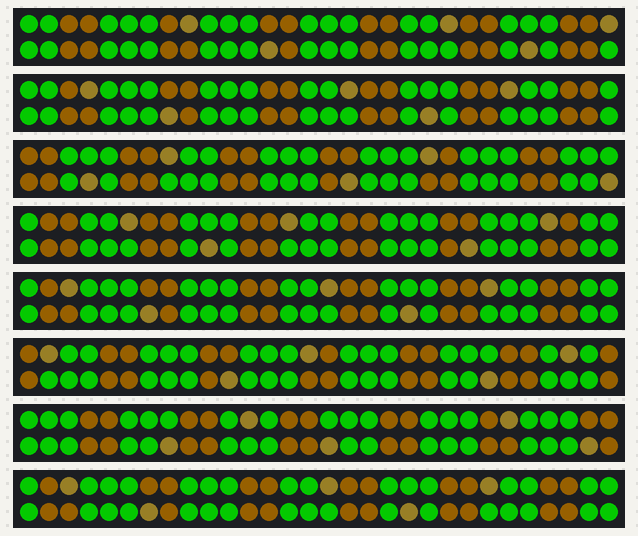
Simulated run of this sketch. Board: ESP32. On the bench: 8 × 60 RGB LEDs in strip order, left to right, continuing on the next row. Dim RGB values are drawn brighter than linear; random numbers use the default seed unless the sketch sets one.

Above: at 0.1 s.
At 11.03 s:
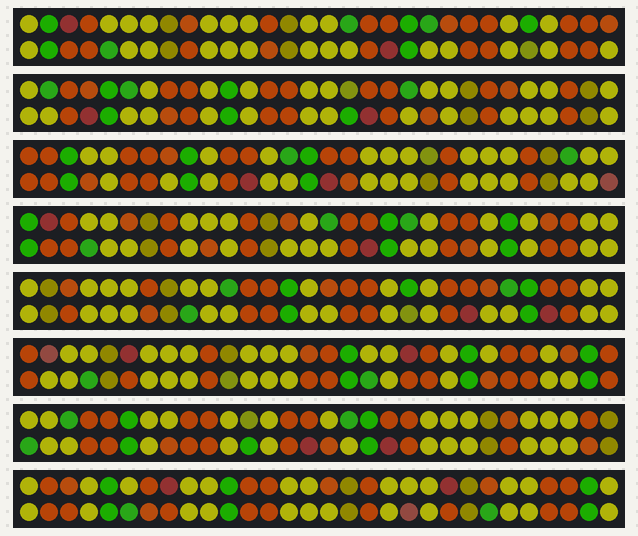
At 16.8 s:
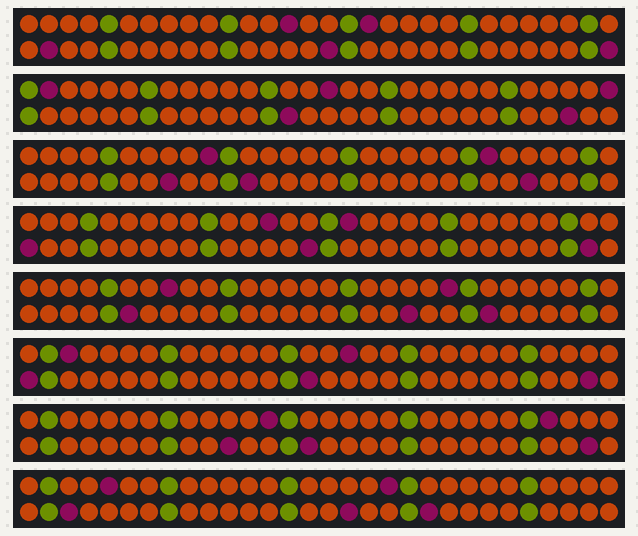
At 21.97 s:
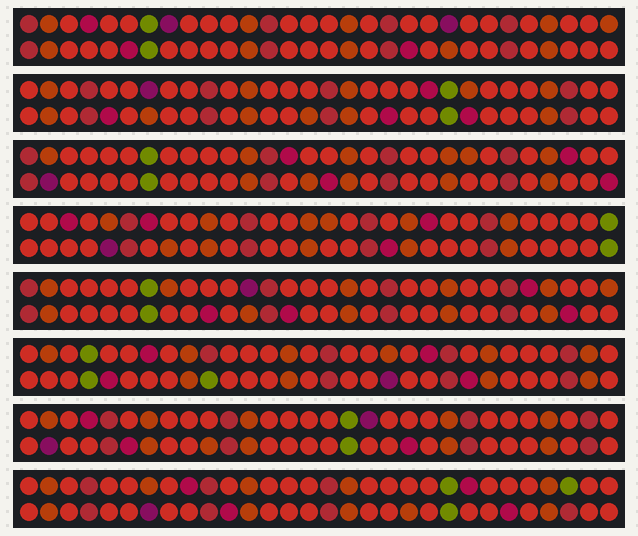
At 25.01 s:
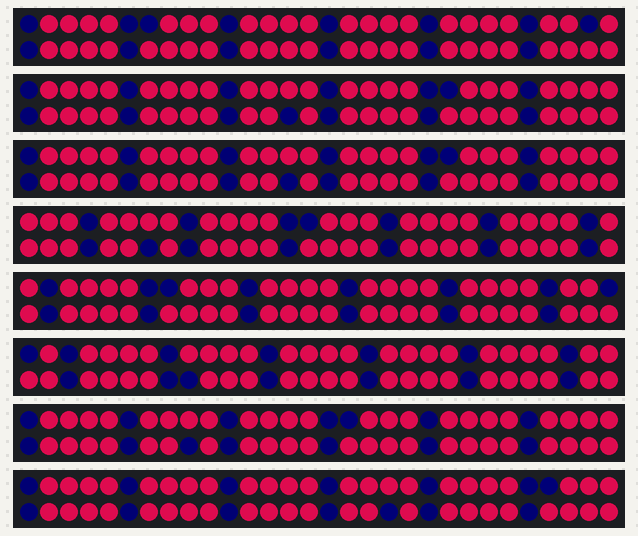
At 33.52 s:
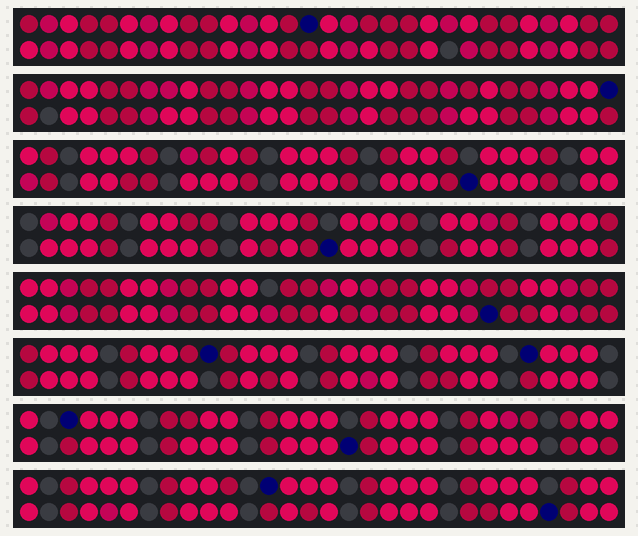

The sketch:

octocap.ino
```cpp
#include "src/octocap.h"

void setup() {
	pinMode(LED_S1, OUTPUT);
	pinMode(LED_S2, OUTPUT);
	pinMode(LED_S3, OUTPUT);
	pinMode(LED_S4, OUTPUT);
	pinMode(LED_S5, OUTPUT);
	pinMode(LED_S6, OUTPUT);
	pinMode(LED_S7, OUTPUT);
	pinMode(LED_S8, OUTPUT);

	FastLED.addLeds<WS2812B, LED_S1, GRB>(frame_buffer + NumLedsPerTentacle * 0, NumLedsPerTentacle);
	FastLED.addLeds<WS2812B, LED_S2, GRB>(frame_buffer + NumLedsPerTentacle * 1, NumLedsPerTentacle);
	FastLED.addLeds<WS2812B, LED_S3, GRB>(frame_buffer + NumLedsPerTentacle * 2, NumLedsPerTentacle);
	FastLED.addLeds<WS2812B, LED_S4, GRB>(frame_buffer + NumLedsPerTentacle * 3, NumLedsPerTentacle);
	FastLED.addLeds<WS2812B, LED_S5, GRB>(frame_buffer + NumLedsPerTentacle * 4, NumLedsPerTentacle);
	FastLED.addLeds<WS2812B, LED_S6, GRB>(frame_buffer + NumLedsPerTentacle * 5, NumLedsPerTentacle);
	FastLED.addLeds<WS2812B, LED_S7, GRB>(frame_buffer + NumLedsPerTentacle * 6, NumLedsPerTentacle);
	FastLED.addLeds<WS2812B, LED_S8, GRB>(frame_buffer + NumLedsPerTentacle * 7, NumLedsPerTentacle);
	display.reset();
}

void loop() {
	animator.wait_for_frame();
	animator.tick();
	display.render();
	FastLED.show();
}
```

animator.cpp
```cpp
#include "octocap.h"


CRGB frame_buffer[NumLedsInMantle + NumLedsInTentacles];

Animator::Animator()
{
}

void Animator::wait_for_frame()
{
	auto time = _time;
	while (time - _prev_time < FramePeriodInMs)
	{
		time = millis();
	}
}

void Animator::tick()
{
	_prev_time = _time;
	_time = millis();

	display.animate(_time - _prev_time);
}

Animator animator;
```

display.cpp
```cpp
#include "octocap.h"

Display::Display()
: _octopus{}
{
}

void Display::reset()
{
    _octopus.reset();
	for (unsigned int b = 0; b < sizeof(frame_buffer) / sizeof(frame_buffer[0]); ++b)
	{
		frame_buffer[b] = CRGB(0, 0, 0);
	}
}

void Display::animate(long ticks)
{
    _octopus.animate(ticks);
}

void Display::render()
{
    _octopus.render();
}

Display display;
```

crawling_stripe.cpp
```cpp
#include "../octopus.h"
#include "crawling_stripe.h"

#ifndef ARDUINO
#include <ostream>
#endif

CrawlingStripe::CrawlingStripe(Octopus * octopus)
: OctopusEffect(octopus)
{
}


CrawlingStripe::~CrawlingStripe()
{
}

void CrawlingStripe::reset()
{
    // determine offsets for each tentacle
	for (int i = 0; i < NumTentacles; ++i)
    {
        tentacleOffsets_[i] = random(NumLedsPerTentacle * 1024);
    }

    int crawlingUpOrDown = 1 - 2 * random(2);
    crawlingSpeed_ = 10 + random(40) * crawlingUpOrDown;

    baseLength_ = 3 + random(3);
    stripeLength_ = 1 + random(2);
    accentPitch_ = 12 + random(12);

    // determine colors and speeds
    baseColor_ = makeRandomColor();
    stripeColor_ = makeRandomColor(baseColor_);
    accentColor_ = makeRandomColor(baseColor_);
}

void CrawlingStripe::animate(long ticks)
{
    int crawl = ticks * crawlingSpeed_;
	for (int i = 0; i < NumTentacles; ++i)
    {
        tentacleOffsets_[i] += crawl;
        tentacleOffsets_[i] = (tentacleOffsets_[i] + NumLedsPerTentacle * 1024) % (NumLedsPerTentacle * 1024);
    }
}

void CrawlingStripe::render()
{
    for (int p = 0; p < NumLedsPerTentacle; ++p)
    {
        CHSV c = baseColor_;
        if ((p % (baseLength_ + stripeLength_)) >= baseLength_)
            { c = stripeColor_; }

        if (p % accentPitch_ == 0)
            { c = accentColor_; }

        for (int i = 0; i < NumTentacles; ++i)
        {
            auto po = (tentacleOffsets_[i] >> 10) + p;
            po %= NumLedsPerTentacle;
            auto idx = octopus_->_tentacles[i]._frame_buffer_start + po;
            controller_->set_pixel(this, idx, c);
        }
    }
}

void CrawlingStripe::report() const
{
	//for (int i = 0; i < NumTentacles; ++i)
    //{
    //    std::cout << "tentacle " << i << " offset: " << tentacleOffsets_[i] << "   \n";
    //}

    //std::cout << "base color: " << baseColor_ << "   \n";
    //std::cout << "stripe color: " << stripeColor_ << "   \n";
    //std::cout << "accent color: " << accentColor_ << "   \n";
}
```

crawling_stripe.h
```cpp
#ifndef CRAWLING_STRIPE_H
#define CRAWLING_STRIPE_H

#include "octopus_effect.h"

class CrawlingStripe : public OctopusEffect
{
public:
	CrawlingStripe(Octopus * octopus);
	~CrawlingStripe() override;

    void reset() override;
	void animate(long ticks) override;
    void render() override;

    void report() const override;

protected:
    int tentacleOffsets_[NumTentacles];
    int crawlingSpeed_; // in pixels / second

    int baseLength_;
    int stripeLength_;
    int accentPitch_;

    CHSV baseColor_;
    CHSV stripeColor_;
    CHSV accentColor_;
};

#endif // #ifnder CRAWLING_STRIPE_H
```

effect.cpp
```cpp
#include "effect.h"

Effect::Effect(EffectController * controller)
: controller_(controller)
{
}


Effect::~Effect()
{
}
```

effect.h
```cpp
#ifndef EFFECT_H
#define EFFECT_H

#include "effect_controller.h"
#include "../octocap.h"

class Effect
{
public:
    Effect(EffectController * controller);
    virtual ~Effect();

    virtual void reset() = 0;
	virtual void animate(long ticks) = 0;
    virtual void render() = 0;

    virtual void report() const = 0;
protected:
    EffectController * controller_;
};

#endif // #ifndef EFFECT_H
```

effect_controller.cpp
```cpp
#include "effect_controller.h"
#include "effect.h"

#ifndef ARDUINO
#include <ostream>
#endif

EffectController::EffectController()
{
}

EffectController::~EffectController()
{
}

void EffectController::set_object(ObjectWithEffect * obj)
{
    obj_ = obj;

    _effectA = obj_->get_next_effect(nullptr);
    _effectA->reset();

    _effectB = obj_->get_next_effect(_effectA);
    _effectB->reset();

    _transitionTime = EffectTransitionDuration;
    _blendFactor = 255;
}

void EffectController::set_next_effect()
{
    // choose the next effect
    auto effect = obj_->get_next_effect(_effectA);
    set_next_effect(effect);
}

void EffectController::set_next_effect(Effect * effect)
{
    _effectB = _effectA;
    _effectA = effect;

    _effectTime = 0;
    _transitionTime = 1024;
    _blendFactor = 255;
    _effectA->reset();
}

void EffectController::animate(long ticks)
{
    // update transition and blendFactor
    if (_transitionTime < EffectTransitionDuration)
    {
        bool effect_ended = false;

        _transitionTime += ticks;
        if (_transitionTime >= EffectTransitionDuration)
        {
            _effectTime = _transitionTime - EffectTransitionDuration;
            _transitionTime = EffectTransitionDuration;
            effect_ended = true;
        }
        long blend = (_transitionTime * 255) / EffectTransitionDuration;
        _blendFactor = 255 - static_cast<int>(blend);

        if (effect_ended)
        {
            set_next_effect();
        }
    }
    else if (_effectTime < EffectDuration)
    {
        _effectTime += ticks;
        if (_effectTime >= EffectDuration)
        {
            _transitionTime = _effectTime - EffectDuration;
            _effectTime = EffectDuration;
        }
    }

    // animate effects
    if (_effectA)
        { _effectA->animate(ticks); }
    if (_effectB)
        { _effectB->animate(ticks); }
}

void EffectController::render()
{
    // set all CRGB to 0 first, so we can blend multiple effects
    for (int i = 0; i < NumLedsInMantle + NumLedsInTentacles; ++i)
    {
        frame_buffer[i] = CRGB(0, 0, 0);
    }

    // render effects
    if (_effectA)
        { _effectA->render(); }
    if (_effectB)
        { _effectB->render(); }
}

void EffectController::set_pixel(Effect * effect, CRGB * pixel_addr, CHSV color)
{
    color.v = min(color.v, MaxPower);
    int r = 0, g = 0, b = 0;
    CRGB rgb;

    if (effect == _effectA)
    {
        rgb = CRGB(color);
        r = ((int) rgb.r * (255 - _blendFactor)) >> 8;
        g = ((int) rgb.g * (255 - _blendFactor)) >> 8;
        b = ((int) rgb.b * (255 - _blendFactor)) >> 8;
        rgb = CRGB(r, g, b);
    }

    else if (effect == _effectB)
    {
        rgb = CRGB(color);
        r = ((int) rgb.r * (_blendFactor)) >> 8;
        g = ((int) rgb.g * (_blendFactor)) >> 8;
        b = ((int) rgb.b * (_blendFactor)) >> 8;
        rgb = CRGB(r, g, b);
    }

    * pixel_addr += rgb;
}

void EffectController::set_pixel(Effect * effect, int pixel_idx, CHSV color)
{
    set_pixel(effect, frame_buffer + pixel_idx, color);
}


void EffectController::report()
{
    //std::cout << "transition time: " << _transitionTime << "   \n"
    //          << "effect time: " << _effectTime << "   \n"
    //          << "blend factor: " << _blendFactor << "   \n";
}
```

effect_controller.h
```cpp
#ifndef EFFECT_CONTROLLER_H
#define EFFECT_CONTROLLER_H

#include "../system.h"

class Effect;
class ObjectWithEffect;

class EffectController
{
public:
    EffectController();
    ~EffectController();

    void set_object(ObjectWithEffect * obj);

    Effect * get_effect_A() const { return _effectA; }
    Effect * get_effect_B() const { return _effectB; }

    void set_next_effect();
    void set_next_effect(Effect * effect);
    void animate(long ticks);
    void render();
    void set_pixel(Effect * effect, CRGB * pixel_addr, CHSV color);
    void set_pixel(Effect * effect, int pixel_idx, CHSV color);

    void report();

private:
    ObjectWithEffect * obj_ = nullptr;
    long _effectTime = 0;
    long _transitionTime = 0;
    int _blendFactor = 255;
    Effect * _effectA = nullptr;
    Effect * _effectB = nullptr;
};

class ObjectWithEffect
{
public:
    ObjectWithEffect() = default;
    virtual ~ObjectWithEffect() = default;
    virtual Effect * get_next_effect(Effect * forbidden) = 0;
    EffectController * get_controller() { return &effect_controller_; }
	virtual void reset() = 0;
	virtual void animate(long ticks) = 0;
	virtual void render() = 0;

protected:
    EffectController effect_controller_;
};


#endif // #ifndef EFFECT_CONTROLLER_H
```

octopus_effect.cpp
```cpp
#include "octopus_effect.h"

OctopusEffect::OctopusEffect(Octopus * octopus)
: Effect(octopus->get_controller()),
  octopus_ { octopus }
{
}


OctopusEffect::~OctopusEffect()
{
}
```

octopus_effect.h
```cpp
#ifndef OCTOPUSEFFECT_H
#define OCTOPUSEFFECT_H

#include "effect.h"
#include "../octopus.h"

class OctopusEffect : public Effect
{
public:
    OctopusEffect(Octopus * octopus);
    ~OctopusEffect() override;

    void reset() override = 0;
	void animate(long ticks) override = 0;
    void render() override = 0;

    void report() const override = 0;

protected:
	Octopus * octopus_;
};

#endif // #ifndef OCTOPUSEFFECT_H
```

octocap.h
```cpp
#ifndef OCTOCAP_H
#define OCTOCAP_H

#ifdef ARDUINO
#include <FastLED.h>

const int LED_S1 = 13;
const int LED_S2 = 27;
const int LED_S3 = 26;
const int LED_S4 = 25;
const int LED_S5 = 33;
const int LED_S6 = 32;
const int LED_S7 = 23;
const int LED_S8 = 12;

#else
#include <iostream>
#include <iomanip>
#include "system.h"
#endif

#include "octopus.h"

/* For DOIT ESP32 DEVKIT V1   (ESP32-VROOM-32D 30-pin layout)
 * EN
 * SENSOR VP
 * SENSOR VN
 * 34  - strip 8
 * 36  - strip 7
 * 32  - strip 6
 * 33  - strip 5
 * 25  - strip 4
 * 26  - strip 3
 * 27  - strip 2
 * 14
 * 12
 * 13  - strip 1
 * GND - ground to board
 * 5V  - 5V to src
*/

// Hardware setup


constexpr const unsigned char MaxPower = 255;

constexpr const long FramePeriodInMs = 1024 / 32;

extern CRGB frame_buffer[NumLedsInMantle + NumLedsInTentacles];

// Data classes

struct Display
{
	Display();
	void reset();
	void animate(long ticks);
	void render();

    Octopus _octopus;
};

extern Display display;

// Animator

class Animator
{
public:
	Animator();
	void wait_for_frame();
	void tick();

	long get_time() { return _time; }
	long get_prev_time() { return _prev_time; }

private:
	long _time = 0;
	long _prev_time = 0;
};

extern Animator animator;


#endif // #ifndef OCTOCAP_H
```

octopus.cpp
```cpp
#include "octopus.h"
#include "effects/crawling_stripe.h"

Effect * octopus_effects[2];

Octopus::Octopus()
{
	for (int i = 0; i < NumBands; ++i)
	{
		_mantleBands[i].set_band_id(i);
	}
	for (int i = 0; i < NumTentacles; ++i)
	{
		_tentacles[i].set_tentacle_id(i);
	}

    octopus_effects[0] = new CrawlingStripe(this);
    octopus_effects[1] = new CrawlingStripe(this);

    effect_controller_.set_object(this);
}

Effect * Octopus::get_next_effect(Effect * forbidden)
{
    Effect * chosen = forbidden;
    do
    {
        chosen = octopus_effects[random(sizeof(octopus_effects) / sizeof(octopus_effects[0]))];
    } while (chosen == forbidden);
    return chosen;
}

void Octopus::reset()
{
}

void Octopus::animate(long ticks)
{
    effect_controller_.animate(ticks);
}

void Octopus::render()
{
    effect_controller_.render();
}
```

octopus.h
```cpp
#ifndef OCTOPUS_H
#define OCTOPUS_H

#include "effects/effect_controller.h"

constexpr const long NumBands = 0;
constexpr const long NumLedsPerBand = 20;
constexpr const long NumLedsInMantle = NumBands * NumLedsPerBand;

constexpr const long NumTentacles = 8;
constexpr const long NumStripsPerTentacle = 1;
constexpr const long NumLedsPerStrip = 60;
constexpr const long NumLedsPerTentacle = NumStripsPerTentacle * NumLedsPerStrip;
constexpr const long NumLedsInTentacles = NumTentacles * NumLedsPerTentacle;

constexpr const long NumLedsInOctopus = NumLedsInMantle + NumLedsPerTentacle;

constexpr const long EffectTransitionDuration = 1024;
constexpr const long EffectDuration = 1024 * 10;

struct Tentacle
{
	Tentacle() = default;
	void set_tentacle_id(int tentacle_id)
    {
        _tentacle_id = tentacle_id;
        _frame_buffer_start = tentacle_id * NumLedsPerTentacle;
    }

	int _tentacle_id = 0;
	int _frame_buffer_start = 0;
};

struct MantleBand // whoa, black betty
{
    MantleBand() = default;
	void set_band_id(int band_id) { _band_id = band_id; }

    int _band_id = 0;
	int _frame_buffer_start = 0;
};


class Octopus : public ObjectWithEffect
{
public:
    Octopus();
    ~Octopus() override = default;
    Effect * get_next_effect(Effect * forbidden) override;
	void reset() override;
	void animate(long ticks) override;
	void render() override;

//protected:
    MantleBand _mantleBands[NumBands];
	Tentacle _tentacles[NumTentacles];
};


#endif // #ifndef OCTOPUS_H
```

system.cpp
```cpp
#ifdef ARDUINO
#include <FastLED.h>
#else

#include "system.h"
#include <chrono>

int abs(int v)
{
	return v < 0 ? -v : v;
}

int min(int a, int b)
{
	return a < b ? a : b;
}

int max(int a, int b)
{
	return a >= b ? a : b;
}

int random(int n)
{
	return rand() % n;
}

int random(int n, int x)
{
	return (rand() % (x - n)) + n;
}

class MilliClock
{
public:
	MilliClock()
	: _start_time(std::chrono::steady_clock::now())
	{
	}

	long long millis() const
	{
		auto now = std::chrono::steady_clock::now();
		auto elapsed = std::chrono::duration_cast<std::chrono::milliseconds>(now - _start_time);
		return elapsed.count();
	}

private:
	std::chrono::time_point<std::chrono::steady_clock> _start_time;
};

MilliClock millis_clock;

long millis()
{
	return (long) millis_clock.millis();
}

#endif

CHSV makeRandomColor()
{
    return CHSV(random(256), 128 + random(128), 128 + random(128));
}

CHSV makeRandomColor(CHSV inContrastTo)
{
    int offsetAbs = 256 / 6 + random(256/12);
    int posOrNeg = 1 - 2 * random(2);
    return CHSV(((256 + inContrastTo.h + posOrNeg * offsetAbs) % 256),
                128 + random(128),
                255 - inContrastTo.v);
}
```

system.h
```cpp
#ifndef MISTRESS_SYSTEM_H
#define MISTRESS_SYSTEM_H

#ifdef ARDUINO
#include <FastLED.h>
#else

#include <cstdint>
#include <cstdlib>
#include <time.h>
#include <ostream>

extern timespec boot_ts;

using u8 = std::uint8_t;

int abs(int v);
int min(int a, int b);
int max(int a, int b);
int random(int n);
int random(int n, int x);
long millis();

struct CHSV
{
	CHSV()
	: h(0), s(0), v(0)
	{
	}

	CHSV(u8 h, u8 s, u8 v)
	: h(h), s(s), v(v)
	{
	}

	u8 h = 0;
	u8 s = 0;
	u8 v = 0;

    friend std::ostream & operator << (std::ostream & os, CHSV const & obj)
    {
        os << "hsv{" << static_cast<int>(obj.h) << ", " << static_cast<int>(obj.s) << ", " << static_cast<int>(obj.v) << "}      ";
        return os;
    }
};

struct CRGB
{
	CRGB()
	: r(0), g(0), b(0)
	{
	}

	CRGB(u8 r, u8 g, u8 b)
	: r(r), g(g), b(b)
	{
	}

	CRGB(CHSV hsv)
	{
		float s = hsv.s / 255.0f;
		float v = hsv.v / 255.0f;

		float c = v * s;
		float x = c * int(1 - abs((hsv.h / 6) % 2 - 1));
		float m = v - c;

		float fr = 0, fg = 0, fb = 0;
		if (hsv.h < 256 / 6)
			{ fr = c; fg = x; fb = 0; }
		if (hsv.h >= 256 / 6 * 1 && hsv.h < 256 / 6 * 2)
			{ fr = x; fg = c; fb = 0; }
		if (hsv.h >= 256 / 6 * 2 && hsv.h < 256 / 6 * 3)
			{ fr = 0; fg = c; fb = x; }
		if (hsv.h >= 256 / 6 * 3 && hsv.h < 256 / 6 * 4)
			{ fr = 0; fg = x; fb = c; }
		if (hsv.h >= 256 / 6 * 4 && hsv.h < 256 / 6 * 5)
			{ fr = x; fg = 0; fb = c; }
		if (hsv.h >= 256 / 6 * 5)
			{ fr = c; fg = 0; fb = x; }

		r = (fr + m) * 255;
		g = (fg + m) * 255;
		b = (fb + m) * 255;
	}

	CRGB& operator +=(CRGB rhs)
	{
		r = min(255, (int) r + (int) rhs.r);
		g = min(255, (int) g + (int) rhs.g);
		b = min(255, (int) b + (int) rhs.b);
		return *this;
	}

	CRGB operator +(CRGB rhs)
	{
		return CRGB(min(255, (int) r + (int) rhs.r),
		  		    min(255, (int) g + (int) rhs.g),
				    min(255, (int) b + (int) rhs.b));
	}

	u8 r = 0;
	u8 g = 0;
	u8 b = 0;

    friend std::ostream & operator << (std::ostream & os, CRGB const & obj)
    {
        os << "rgb{" << static_cast<int>(obj.r) << ", " << static_cast<int>(obj.g) << ", " << static_cast<int>(obj.b) << "}      ";
        return os;
    }
};

#endif // #ifndef ARDUINO

CHSV makeRandomColor();
CHSV makeRandomColor(CHSV inContrastTo);

#endif
```
